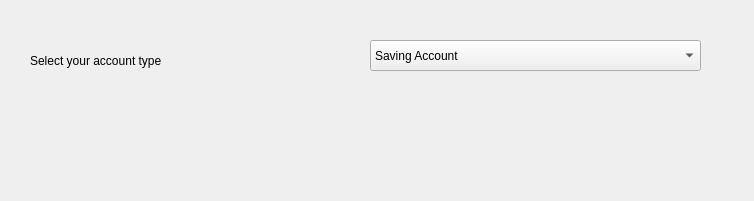
<?xml version="1.0" encoding="UTF-8"?>
<ui version="4.0">
 <class>Dialog</class>
 <widget class="QDialog" name="Dialog">
  <property name="geometry">
   <rect>
    <x>0</x>
    <y>0</y>
    <width>754</width>
    <height>201</height>
   </rect>
  </property>
  <property name="windowTitle">
   <string>Dialog</string>
  </property>
  <widget class="QComboBox" name="comboBox">
   <property name="geometry">
    <rect>
     <x>370</x>
     <y>40</y>
     <width>331</width>
     <height>31</height>
    </rect>
   </property>
   <item>
    <property name="text">
     <string>Saving Account</string>
    </property>
   </item>
   <item>
    <property name="text">
     <string>Current Account</string>
    </property>
   </item>
   <item>
    <property name="text">
     <string>Recurring Deposit Account</string>
    </property>
   </item>
   <item>
    <property name="text">
     <string>Fixed Deposit Account</string>
    </property>
   </item>
  </widget>
  <widget class="QLabel" name="label">
   <property name="geometry">
    <rect>
     <x>30</x>
     <y>50</y>
     <width>211</width>
     <height>21</height>
    </rect>
   </property>
   <property name="text">
    <string>Select your account type</string>
   </property>
  </widget>
  <widget class="QLabel" name="labelResult">
   <property name="geometry">
    <rect>
     <x>40</x>
     <y>110</y>
     <width>661</width>
     <height>61</height>
    </rect>
   </property>
   <property name="text">
    <string/>
   </property>
  </widget>
 </widget>
 <resources/>
 <connections/>
</ui>
